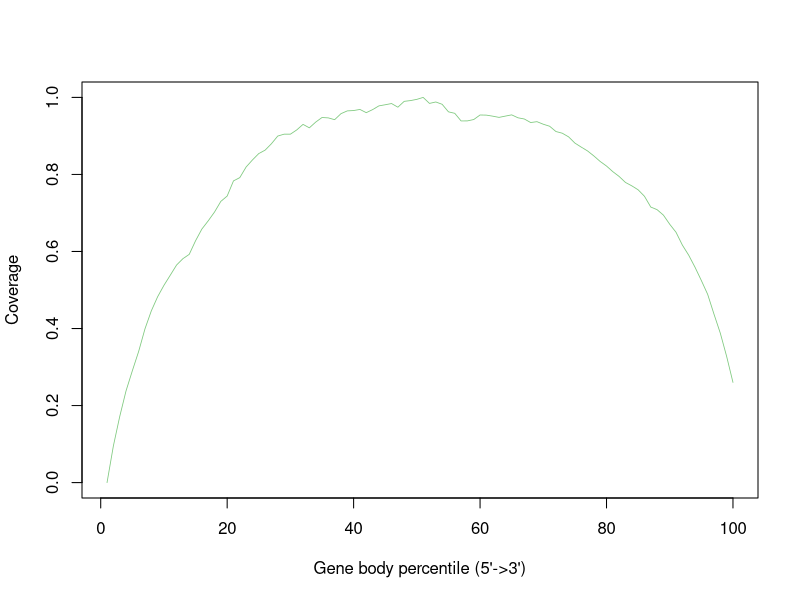

This chart was generated by the following R code:
SHAM_24Hr_SRR12108292.gencode.Aligned.sortedByCoord.out <- c(0.0,0.09497050338026956,0.17110523718197146,0.23784610084829694,0.29018065644470503,0.3404814192826078,0.3991343131312128,0.4456656033971626,0.48241382051613285,0.5121481025111047,0.538404400147069,0.5649074690542201,0.5813732407195784,0.5925317738713941,0.6277968790887019,0.6582623658905793,0.679512022232601,0.7024079245045528,0.7301100699240475,0.743931745385046,0.7833033564205247,0.7918326990152336,0.8194031778839943,0.8376460339385026,0.854248440703679,0.8630353197592572,0.8797288165909791,0.8996700883408028,0.904536782168871,0.9045434069009834,0.9155222441942504,0.9299798939380389,0.9210033819257434,0.9358585155962755,0.9478128446930927,0.9468199629677475,0.9421793381230147,0.9577838946137616,0.9650015402502161,0.9658967071769036,0.9687577633579442,0.960389898608475,0.9682956882931046,0.9780125141189603,0.9809331928890126,0.9840849091914846,0.9745916680744222,0.989791287814799,0.9917505523370399,0.9949478136727846,1.0,0.9844178019801324,0.988148354250925,0.9821330974928701,0.9625462489110597,0.9586906548216456,0.9388802215310419,0.939035074644169,0.9425751658667303,0.9543787823079904,0.9539771579236764,0.9512991099672407,0.9481391127496281,0.9514622439955084,0.9546975975408994,0.9470543128662234,0.9439655315188192,0.9347637786147023,0.9369987976111216,0.9303641284005578,0.9251686822414119,0.91142401929122,0.9070765388424605,0.8976155932944462,0.8813800310699936,0.8709874825686736,0.8610255416546594,0.848011255419859,0.8336480081086721,0.8218245174710748,0.8071805471366251,0.7946962394708164,0.7791744921314744,0.7703934097164946,0.7601209344847117,0.743361190331866,0.715350994869145,0.7085531916303135,0.6943837177334141,0.6706191474632245,0.6496709164323168,0.6165248973994614,0.5903224257119103,0.5590255350299272,0.5246034269739217,0.4886601148066075,0.4372555059804769,0.387873096631655,0.3276062524221677,0.26013584013196467)


pdf("/athena/angsd/scratch/pes4008/project/QC/rseqc/SHAM_24Hr_SRR12108292.geneBodyCoverage.curves.pdf")
x=1:100
icolor = colorRampPalette(c("#7fc97f","#beaed4","#fdc086","#ffff99","#386cb0","#f0027f"))(1)
plot(x,SHAM_24Hr_SRR12108292.gencode.Aligned.sortedByCoord.out,type='l',xlab="Gene body percentile (5'->3')", ylab="Coverage",lwd=0.8,col=icolor[1])
dev.off()
